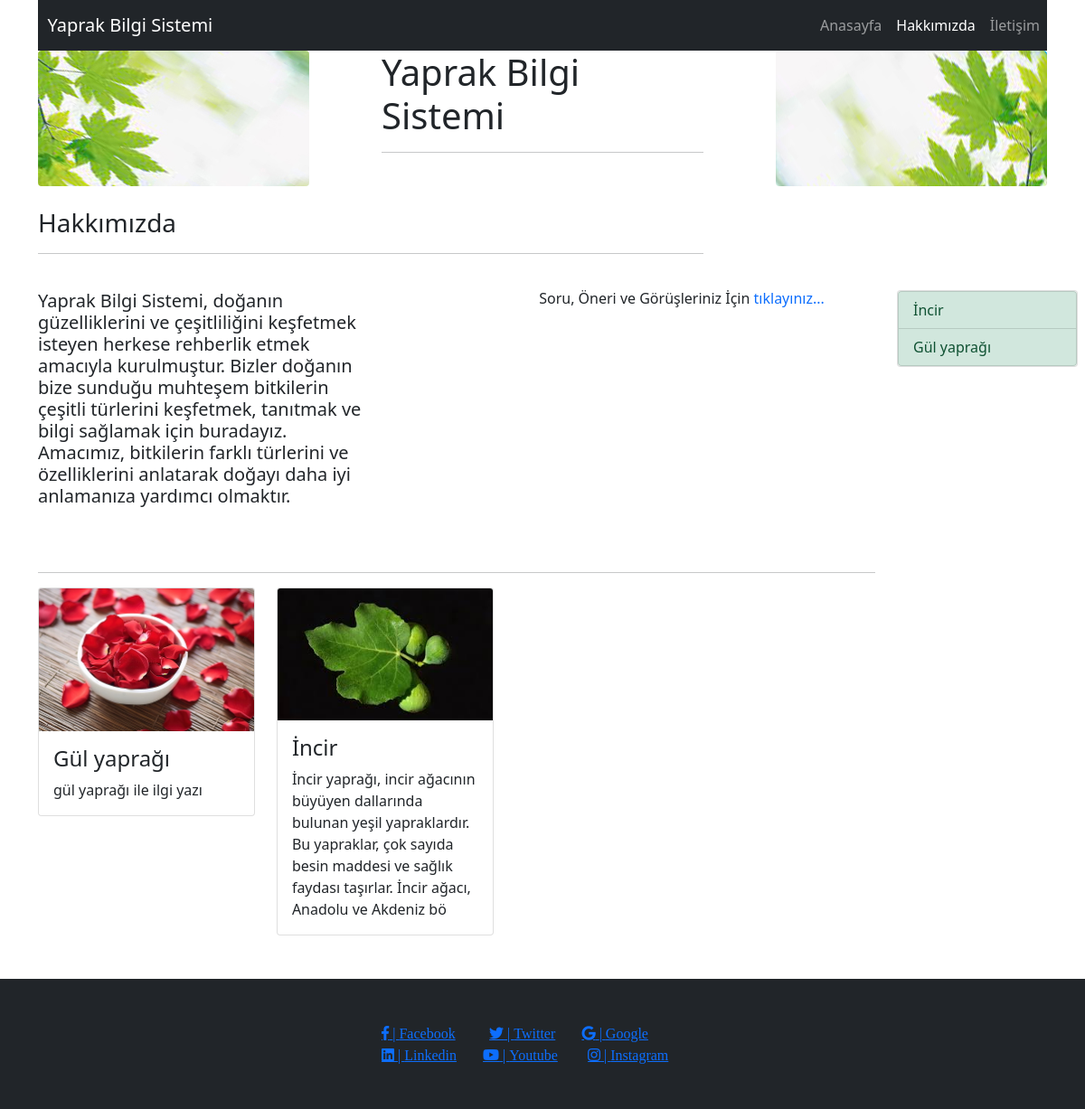
Page /hakkimizda.php on the committed database.
### tables this page shows
CREATE TABLE `hakkimizda` (
  `hakkimizdaID` int(11) NOT NULL,
  `hakkimizda` longtext NOT NULL
);

CREATE TABLE `yapraklar` (
  `yaprakID` int(11) NOT NULL,
  `yaprakAD` char(255) NOT NULL,
  `yaprakÖnBilgi` longtext NOT NULL,
  `baslik1` char(255) NOT NULL,
  `yaprakBİLGİ1` longtext NOT NULL,
  `baslik2` char(255) NOT NULL,
  `yaprakBİLGİ2` longtext NOT NULL,
  `yaprakURL1` char(255) NOT NULL,
  `yaprakURL2` char(255) NOT NULL,
  `yaprakURL3` char(255) NOT NULL
);

### database.php (called while the page is built, shortened)
<?php
class Database
{
  private $MYSQL_HOST='localhost';
  private $MYSQL_USER='root';
  private $MYSQL_PASS='';
  private $MYSQL_DB='yaprak';
  private $CHARSET='UTF8';
  private $COLLATION='utf8_general_ci';
  public $pdo=null;
  private $stmt=null;
  public function ConnectDB(){
    $SQL="mysql:host=".$this->MYSQL_HOST.";dbname=".$this->MYSQL_DB;
    try{
      $this->pdo=new \PDO($SQL,$this->MYSQL_USER,$this->MYSQL_PASS);
      $this->pdo->exec("SET NAMES '".$this->CHARSET."' COLLATE '".$this->COLLATION."'");
      $this->pdo->exec("SET CHARACTER SET '".$this->CHARSET."'");
      $this->pdo->setAttribute(\PDO::ATTR_ERRMODE, \PDO::ERRMODE_EXCEPTION);
      $this->pdo->setAttribute(\PDO::ATTR_DEFAULT_FETCH_MODE, \PDO::FETCH_OBJ);
    }catch(PDOException $e){
      die("PDO ile veritabanına ulaşılamadı".$e->getMessage());
    }
  }
  private function myQuery($query,$params=null){
    if(is_null($params)){
      $this->stmt=$this->pdo->query($query);
    }else{
      $this->stmt=$this->pdo->prepare($query);
      $this->stmt->execute($params);
    }
    return $this->stmt;
  }
  public function getRows($query,$params=null){
     try{
        return $this->myQuery($query,$params)->fetchAll();
     }catch(PDOException $e){
      die($e->getMessage());
     }
  }
  public function getRow($query,$params=null){
    try{
       return $this->myQuery($query,$params)->fetch();
    }catch(PDOException $e){
     die($e->getMessage());
    }
 }
  public function __destruct(){
    $this->pdo=NULL;
  }
}
?>

### hakkimizda.php (the view, shortened to what this page needs)
<html>
<head>
  <?php
  require_once "database.php";
  $yaprakıd = 1;
  ?>
  <link href="css/bootstrap.min.css" rel="stylesheet">
  <link rel="stylesheet" href="https://maxcdn.bootstrapcdn.com/font-awesome/4.7.0/css/font-awesome.min.css">
  <link rel="stylesheet" href="https://use.fontawesome.com/releases/v5.3.1/css/all.css">
</head>
<body>
  <div class="container">
    <div class="row">
      <div class="col-12">
        <nav class="navbar navbar-expand-lg navbar-dark bg-dark ">
          <a class="navbar-brand" href="index.html">&nbsp;&nbsp;Yaprak Bilgi Sistemi</a>
          <div class="collapse navbar-collapse justify-content-end mr-5" id="navbarNavDropdown">
            <ul class="navbar-nav">
              <li class="nav-item ">
                <a class="nav-link" href="index.php">Anasayfa <span class="sr-only"></span></a>
              </li>
              <li class="nav-item ">
                <a class="nav-link active" href="hakkimizda.php">Hakkımızda</a>
              </li>
              <li class="nav-item">
                <a class="nav-link" href="iletisim.php">İletişim</a>
              </li>
            </ul>
          </div>
        </nav>
      </div>
    </div>
    <div class="row">
      <div class="col-md-4">
        <img src="foto/1.jpg" class="rounded float-start" alt="...">
      </div>
      <div class="col-md-4">
        <b>
          <h1 class="baslık">Yaprak Bilgi Sistemi</h1>
          <hr>
        </b>
      </div>
      <div class="col-md-4">
        <img src="foto/01.jpg" class="rounded float-end" alt="...">
      </div>
    </div><br>
    <div class="row">
      <div class="col-8">
        <?php
        require_once "database.php";
        ?>
        <h3>Hakkımızda</h3>
        <hr color="green" /> <br>
      </div>
    </div>
    <?php
    require_once "database.php";
    $veri = new Database();
    $sonYapraklar =$veri->getRows(" SELECT * FROM yapraklar ORDER BY yaprakID DESC LIMIT 3");
    $deger = $veri->getRows("SELECT * FROM yapraklar");
    $deger2 = $veri->getRow("SELECT * FROM hakkimizda WHERE hakkimizdaID= $yaprakıd ");
    ?>
    <div class="row">
      <div class="col-md-10">
        <div class="row">
          <div class="col-md-5 h5">
            <div>
              <?php echo $deger2->hakkimizda ?>
            </div>
          </div>
          <div class="col-md">
          </div>
          <div class="col-md-5 h6">
            Soru, Öneri ve Görüşleriniz İçin <span style="color:green"><a style="text-decoration: none;" href="iletisim.php"> tıklayınız...</a> </span>
          </div>
        </div><br> <br>
        <hr>
        <div class="row">
          <div class="col-md-10">
          <div class="row">
          <?php foreach ($sonYapraklar as $son) {
          ?>
          <div class="col-md-4">
                <div class="card">
                    <a class="no-underline" href="detay.php?ID=<?php echo $son->yaprakID ?>" class="a">
                        <img src="<?php echo $son->yaprakURL1 ?>" class="card-img-top" alt="...">
                    </a>
                    <div class="card-body">
                        <h4 class="card-title"><?php echo $son->yaprakAD ?></h4>
                        <p class="card-text"><?php echo substr($son->yaprakÖnBilgi, 0, 200) ?></p>
                    </div>
                </div>
            </div>
          <?php } ?>
          </div>
          </div><br><br>
          <div class="col-md-2">
          </div>
        </div>
      </div>
      <div class="col-md-2">
        <div class="card" style="width:200px;">
          <?php foreach ($deger as $degerler) {
          ?>
            <a href="detay.php?ID=<?= $degerler->yaprakID; ?>" class="list-group-item list-group-item-action list-group-item-success"><?php echo $degerler->yaprakAD ?></a>
          <?php } ?>
        </div>
      </div>
    </div>
  </div>
  <footer class="bd-footer py-5 mt-5 bg-dark">
    <div class="container  ">
      <div class="row">
        <div class="col-4">
        </div>
        <div class="col-4">
          <div style="float:left;">
            <a href="#" class="icon-text fab fa-facebook-f a"> <span> | </span> Facebook</a>&nbsp;&nbsp;&nbsp;&nbsp;&nbsp;&nbsp;&nbsp;&nbsp;
            <a href="#" class="icon-text fab fa-twitter a"><span> | </span> Twitter </a>&nbsp;&nbsp;&nbsp;&nbsp;&nbsp;&nbsp;
            <a href="#" class="icon-text fab fa-google a"><span> | </span> Google </a>&nbsp;&nbsp;&nbsp;&nbsp;&nbsp;&nbsp; <br>
            <a href="#" class="icon-text fab fa-linkedin a"><span> | </span> Linkedin </a>&nbsp;&nbsp;&nbsp;&nbsp;&nbsp;&nbsp;
            <a href="#" class="icon-text fab fa-youtube a"><span> | </span> Youtube </a>&nbsp;&nbsp;&nbsp;&nbsp;&nbsp;&nbsp;&nbsp;
            <a href="#" class="icon-text fab fa-instagram a"><span> | </span>Instagram </a>&nbsp;&nbsp;&nbsp;&nbsp;&nbsp;&nbsp;
          </div>
        </div>
        <div class="col-4">
        </div>
      </div>
    </div>
  </footer>
</body>
</html>

### rows in the picture
hakkimizda: hakkimizda "Yaprak Bilgi Sistemi, doğanın güzelliklerini ve çeşitliliğini keşfetmek isteyen herkese rehberlik etmek amacıyla kurulmuştur. Bizler doğanın bize sunduğu muhteşem bitkilerin çeşitli türlerini keşfetmek, tanıtmak ve bilgi sağlamak için buradayız. Amacımız, bitkilerin farklı türlerini ve özelliklerini anlatarak doğayı daha iyi anlamanıza yardımcı olmaktır."
yapraklar: yaprakURL1 (picture), yaprakAD "Gül yaprağı", yaprakÖnBilgi "gül yaprağı ile ilgi yazı"
yapraklar: yaprakURL1 (picture), yaprakAD "İncir", yaprakÖnBilgi "İncir yaprağı, incir ağacının büyüyen dallarında bulunan yeşil yapraklardır. Bu yapraklar, çok sayıda besin maddesi ve sağlık faydası taşırlar. İncir ağacı, Anadolu ve Akdeniz bö"
